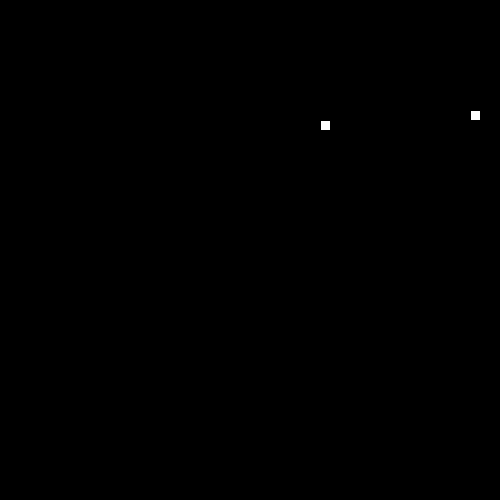
Frame 1 (no input)
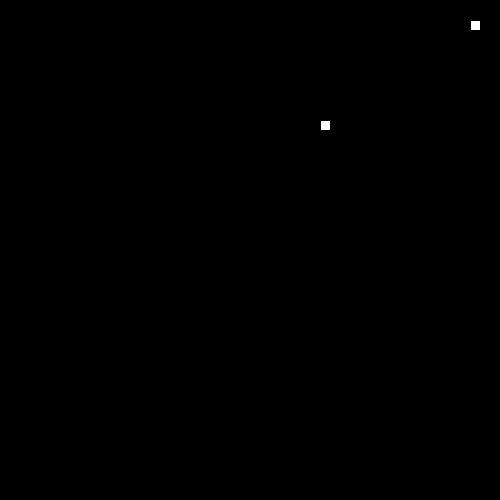
Frame 60 (the mouse pressed at the canvas centre just before this capture)
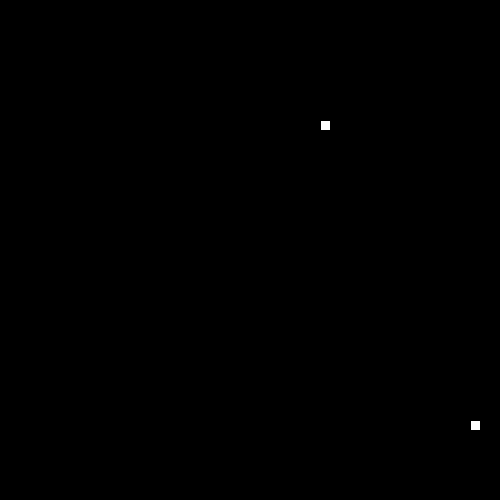
Frame 120 (the mouse held since frame 60 and released just before this capture)

The Processing sketch that drew these frames (run headless with seeded random() and noise(); from frame 60 on, the mouse is pressed at the canvas centre):

// Processing sketch: SnakeRecipe
// ── SnakeRecipe.pde

// 1. Follow the recipe instructions inside the Segment class.

// This class will be used to represent each part of the moving snake.

class Segment {
  //----------------------------------------------------------------------------------------------------------------------------------\\
  //2. Create x and y member variables to hold the location of each segment.
  double x;
  double y;
  //----------------------------------------------------------------------------------------------------------------------------------\\
  // 3. Add a constructor with parameters to initialize each variable.
  Segment (double x, double y) {
    this.x = x;
    this.y = y;
  }
  //----------------------------------------------------------------------------------------------------------------------------------\\
  // 4. Add getter and setter methods for both the x and y member variables.
  public double GetX() {
    return x;
  }
  void SetX (double i) {
    x=i;
  }
  double GetY() {
    return y;
  }
  void SetY (double i) {
    y=i;
  }
}
//----------------------------------------------------------------------------------------------------------------------------------\\
// 5. Create (but do not initialize) a Segment variable to hold the head of the Snake
Segment head;

//----------------------------------------------------------------------------------------------------------------------------------\\
// 6. Create and initialize String to hold the direction of your snake e.g. "up"
String direction = "up";
//----------------------------------------------------------------------------------------------------------------------------------\\
// 7. Create and initialize a variable to hold how many pieces of food the snake has eaten.
int piecesOfFood = 0;
//----------------------------------------------------------------------------------------------------------------------------------\\
// 8. Create and initialize foodX and foodY variables to hold the location of the food.

// (Hint: use the random method to set both the x and y to random locations within the screen size (500 by 500).)

int foodX = ((int)random(50)*10);
int foodY = ((int)random(50)*10);

//----------------------------------------------------------------------------------------------------------------------------------\\
void setup() {
  //----------------------------------------------------------------------------------------------------------------------------------\\
  // 9. Set the size of your sketch (500 by 500).
  size(500, 500);
  //----------------------------------------------------------------------------------------------------------------------------------\\
  // 10. initialize your head to a new segment.
  head = new Segment((int)random(50)*10, (int)random(50)*10);
  //----------------------------------------------------------------------------------------------------------------------------------\\
  // 11. Use the frameRate(int rate) method to set the rate to 20.
  frameRate(10);
  //----------------------------------------------------------------------------------------------------------------------------------\\
}
void draw() {
  background(0);
  //12. Call the drawFood, drawSnake, move, and collision methods.
  drawFood();
  drawSnake();
  manageTail();
  move();
  collision();
  //----------------------------------------------------------------------------------------------------------------------------------\\
}
// 13. Complete the drawFood method below. (Hint: each piece of food should be a 10 by 10 rectangle).
void drawFood() {
  rect(foodX, foodY, 10, 10);
}
//----------------------------------------------------------------------------------------------------------------------------------\\
//14. Draw the snake head
void drawSnake() {
  rect((float) head.GetX(), (float) head.GetY(), 10, 10);
  //test your code
}
//----------------------------------------------------------------------------------------------------------------------------------\\
// 15. Complete the move method below.
void move() {
  // 16. Create a switch statement using your direction variable. Depending on the direction, add a new segment to your snake.
  //This is an incomplete switch statement:
  int speed = 10;
  switch(direction) {
  case "up":
    head.SetY(head.GetY() - speed);
    break;
  case "down":
    head.SetY(head.GetY() + speed);
    break;
  case "left":
    head.SetX(head.GetX() - speed);
    break;
  case "right":
    head.SetX(head.GetX() + speed); 
    break;
  }
  //----------------------------------------------------------------------------------------------------------------------------------\\
  // 17. Call the checkBoundaries method to make sure the snake doesn't go off the screen.
  checkBoundaries();
  //----------------------------------------------------------------------------------------------------------------------------------\\
}
// 18. Complete the keyPressed method below. Use if statements to set your direction variable depending on what key is pressed.
void keyPressed() {
  if (keyCode == UP && direction != "down") {
    direction = "up";
  } else if (keyCode == DOWN && direction != "up") {
    direction = "down";
  } else if (keyCode == RIGHT && direction != "left") {
    direction = "right";
  } else if (keyCode == LEFT && direction != "right") {
    direction = "left";
  } if(key == ENTER) {
    frameRate(50);
  } else {
    frameRate(10);
  }
}
//----------------------------------------------------------------------------------------------------------------------------------\\
// 19. check if your head is out of bounds (teleport your snake to the other side).
void checkBoundaries() {
  if (head.GetX()>=width) {
    head.SetX(.000000000000001);
  } 
  if (head.GetX()<=0) {
    head.SetX(width - .000000000000001);
  } 
  if (head.GetY()>=height) {
    head.SetY(.000000000000001);
  } 
  if (head.GetY()<=0) {
    head.SetY(height-.000000000000001);
  }
  //----------------------------------------------------------------------------------------------------------------------------------\\
  //20. Make sure that the key for your current direction’s opposite doesn’t work(i.e. If you’re going up, down key shouldn’t work)
}
//----------------------------------------------------------------------------------------------------------------------------------\\
// 21. Complete the missing parts of the collision method below.

void collision() {
  // If the segment is colliding with a piece of food...
  // Increase the amount of food eaten and set foodX and foodY to new random locations.
  if (head.GetX()>=foodX && head.GetX()<=foodX + 10 && head.GetY() <= foodY+10 && head.GetY() >= foodY) {
    piecesOfFood+=1;
    foodX = (int) random(0, width-10);
    foodY = (int) random(0, height-10);
  }
}
//----------------------------------------------------------------------------------------------------------------------------------\\
/**
 
 ** Part 2: making the tail
 
 **/
//----------------------------------------------------------------------------------------------------------------------------------\\
//  1. Create and initialize an ArrayList of Segments. (This will be your snake tail!)
ArrayList<Segment> tail = new ArrayList<Segment>();
//----------------------------------------------------------------------------------------------------------------------------------\\
// 2. Complete the missing parts of the manageTail method below.

void manageTail() {
  //Call the drawTail and checkTailCollision methods.
 
  checkTailCollision();
  collision();
  // Add a new Segment to your ArrayList that has the same X and Y as the head of your snake.
  tail.add(new Segment(head.GetX(), head.GetY()));
   drawTail();
  // While the snake size is greater than your food, remove the first Segment in your snake.
  while (tail.size()>piecesOfFood) {
    tail.remove(0);
  }
}

void drawTail() {
  // Draw a 10 by 10 rectangle for each Segment in your snake ArrayList.
  if(tail.size()>=1)
  {
    
  for (int i = 0; i<tail.size(); i++) {
    Segment s = tail.get(i);
    rect((float) s.GetX(), (float) s.GetY(), 10, 10);
  }
  }
}
//----------------------------------------------------------------------------------------------------------------------------------\\
// 3. Complete the missing parts of the checkTailCollision method below.
void checkTailCollision() {
  // If your head has the same location as one of your segments...
  for (int i = 0; i<tail.size(); i++) {
    if (head.GetX()>tail.get(i).GetX() && head.GetX()<tail.get(i).GetX() + 10 && head.GetY() < tail.get(i).GetY()+10 && head.GetY() >= tail.get(i).GetY()) {
        piecesOfFood = 1;
    }
  }
  // Set food back to 1.

  //Call this method at the begining of your manageTail method.
}
//----------------------------------------------------------------------------------------------------------------------------------\\
